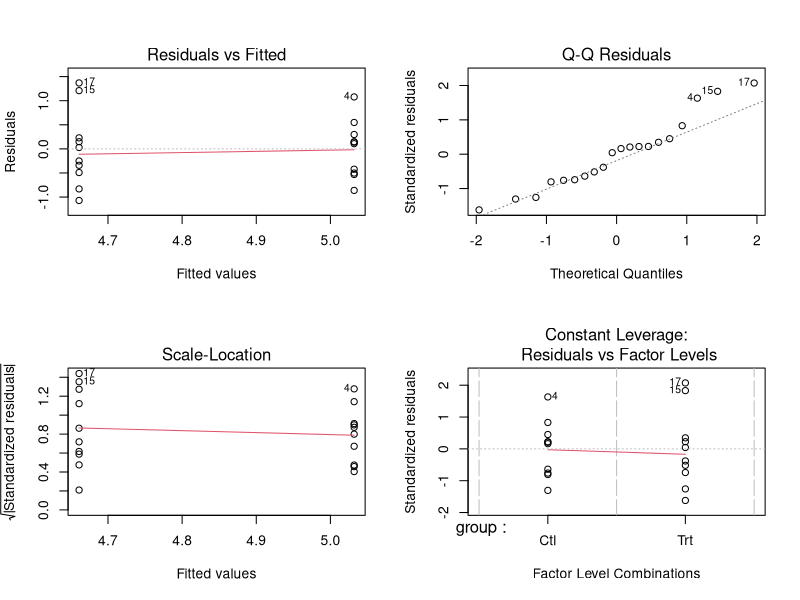

This figure's R source:
## ---- chunk 1
ctl <- c(4.17,5.58,5.18,6.11,4.50,4.61,5.17,4.53,5.33,5.14)
trt <- c(4.81,4.17,4.41,3.59,5.87,3.83,6.03,4.89,4.32,4.69)
group <- gl(2, 10, 20, labels = c("Ctl","Trt"))
weight <- c(ctl, trt)
# estimated by OLS
lm.D9 <- lm(weight ~ group)
summary(lm.D9)
## ---- chunk 2
# residual plots
par(mfrow = c(2,2))
plot(lm.D9)
## ---- chunk 3
xtable::xtable(head(iris))
